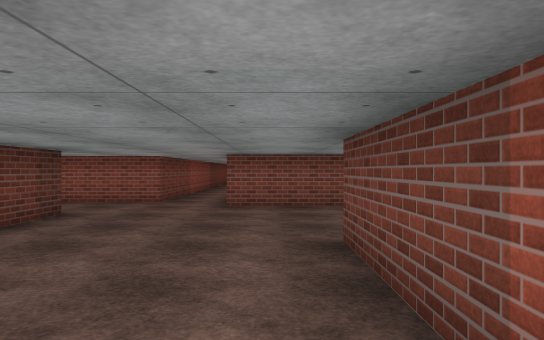
View 1 (above)

24 first-person views from a walk through a Unity game level. The camera is 1.4 m above the floor, looks level and sees 70° across. The floor is counted in squares, 2 m on a side. Each view is taken from the middle of a square. On the plan, view 1 faces up. The plan holds only what a view shows up to about 11 squares ahead; the rest is blank. The place goes on beyond the plan. The player is left out. Surface patterns are stand-ins for the level's own textures.

View 2
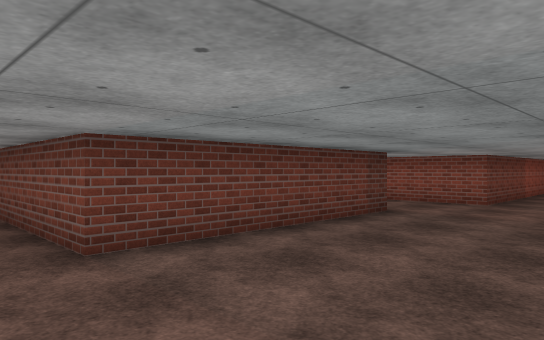

View 3
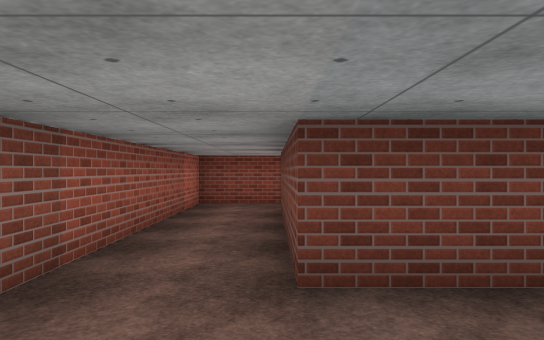

View 4
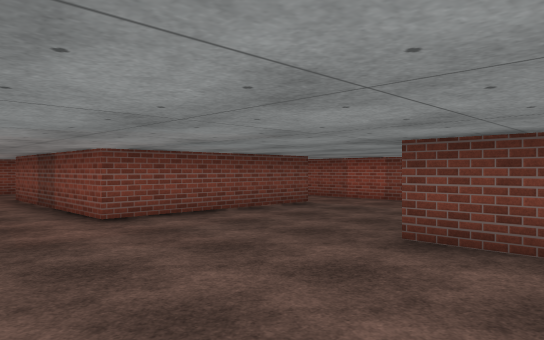

View 5
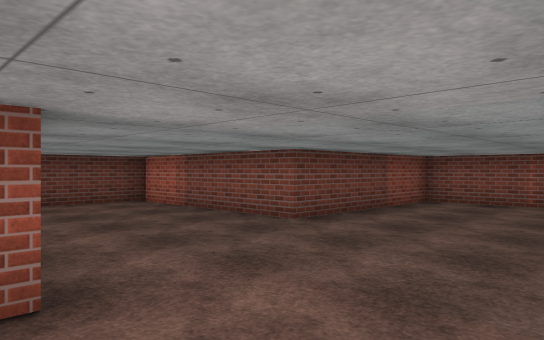

View 6
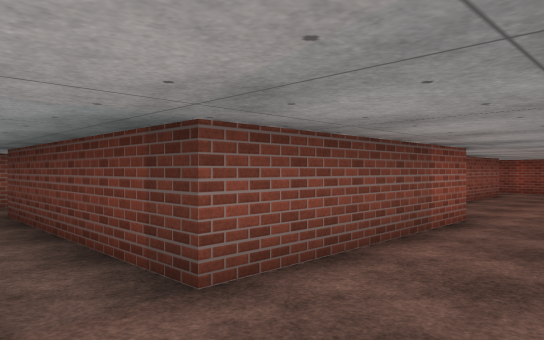

View 7
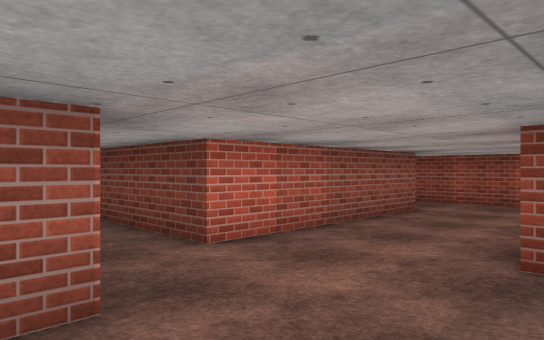

View 8
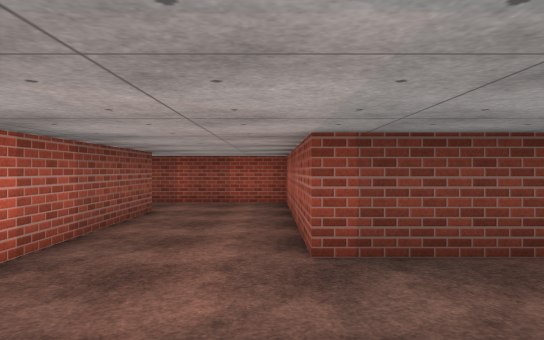

View 9
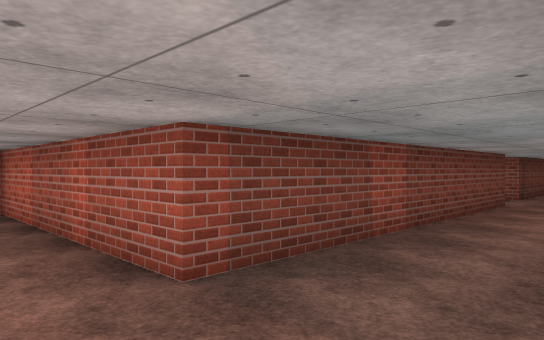

View 10
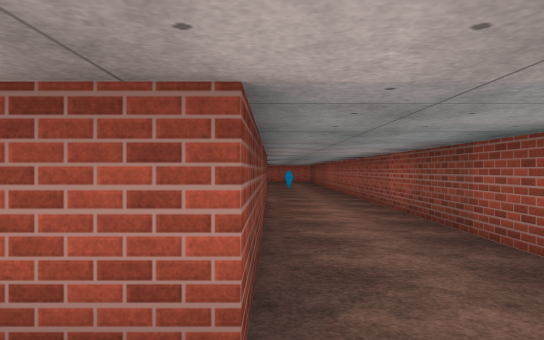

View 11
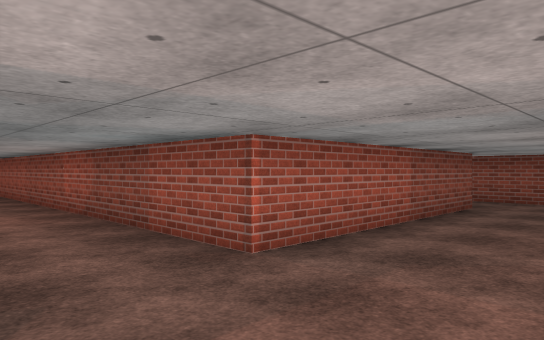

View 12
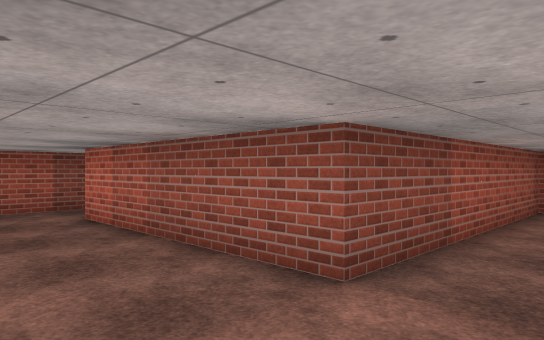

View 13
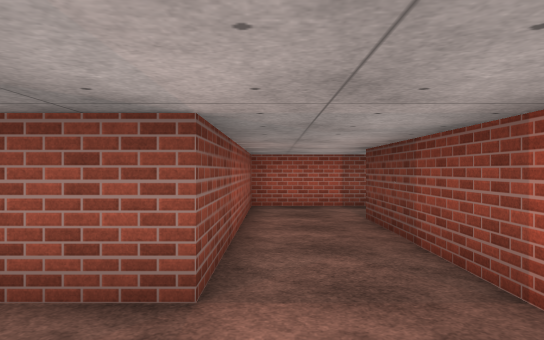

View 14
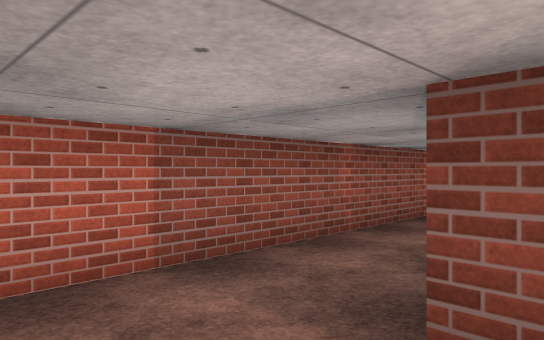

View 15
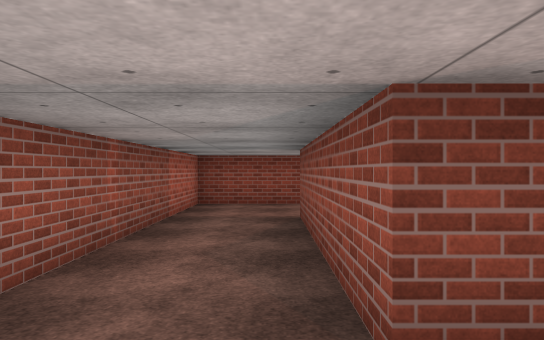

View 16
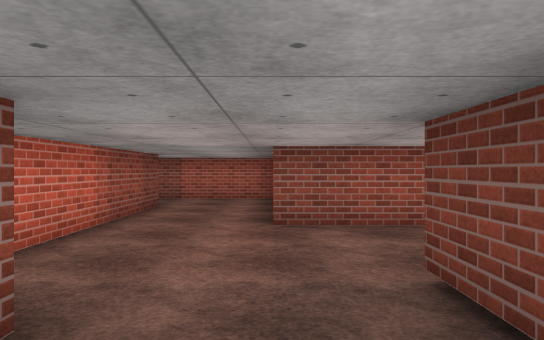

View 17
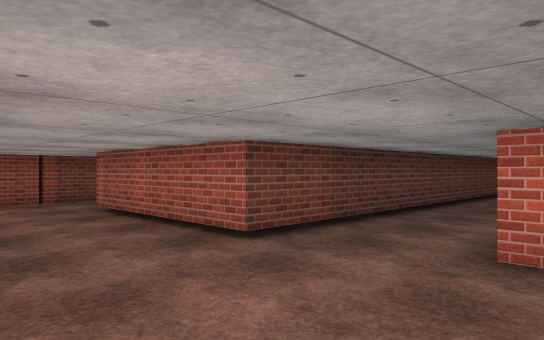

View 18
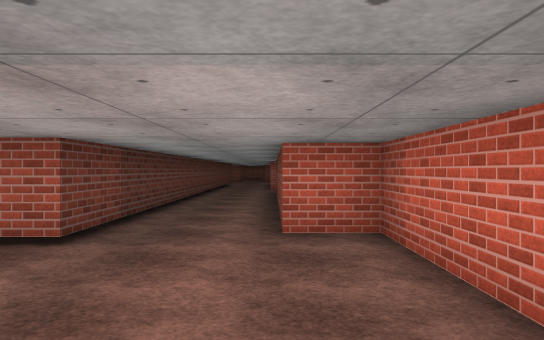

View 19
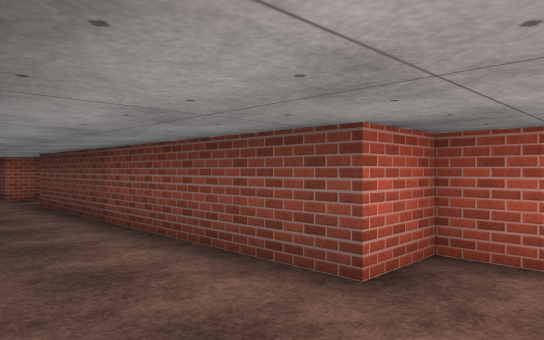

View 20
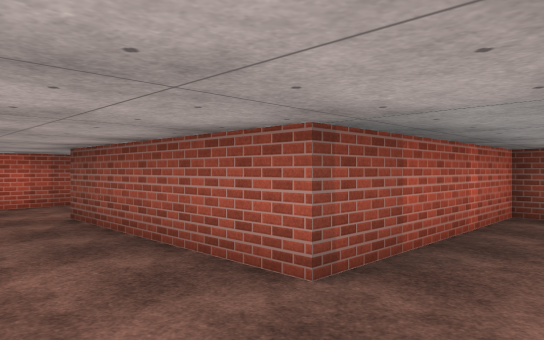

View 21
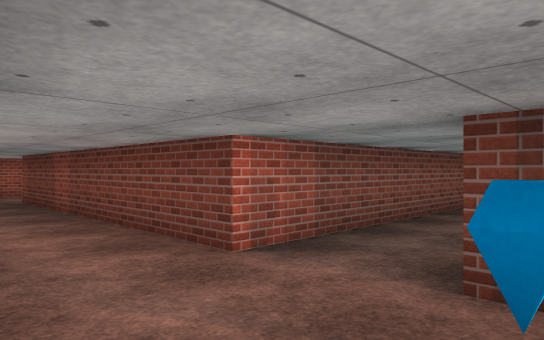

View 22
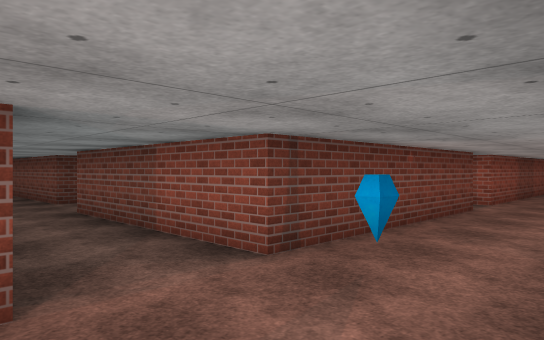

View 23
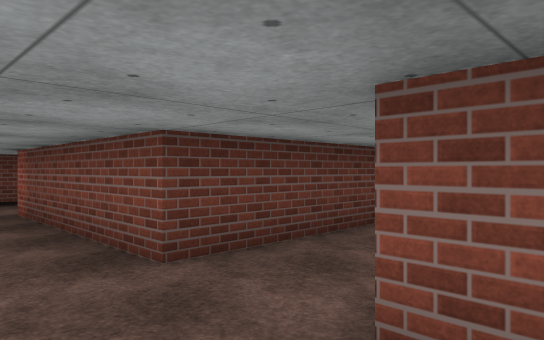

View 24
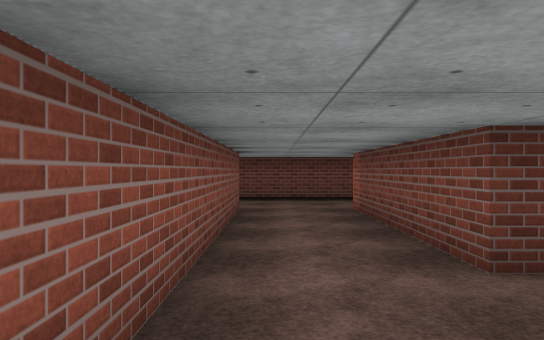

### Floor plan
Points are (right, up) in squares from view 1. A wall is a line through its corners. A room is listed if a view was taken in it or the views show most of it. See-through windows are left out.
Room 1 (views 1, 2, 3, 4, 5, 6, 7, 8, 9, 10, 11, 12, 13, 14, 15, 16, 17, 18, 19, 20, 21, 22, 23, 24)
walls: (-10.1, 14.4) (-10.1, 7.3) (-15.3, 7.3) (-15.3, 1.4) (-19.8, 1.4) (-19.8, 7.3) (-20.9, 7.3) (-20.9, 14.4) (-10.1, 14.4); (-7.8, 6.1) (-3.3, 6.1) (-3.3, 1.2) (-7.6, 1.2); (-7.8, 4.4) (-7.8, 5.8); (-2.4, 13.1) (-2.4, 8.4) (-7.8, 8.4) (-7.8, 18.4); (-10.3, 21.1) (-10.3, 16.2) (-14.8, 16.2); (-16.6, 19.5) (-16.6, 16.5) (-21.1, 16.5) (-21.1, 17); (3.6, 7.3) (-0.9, 7.3) (-0.9, 12.4); (-10.3, 24.5) (-10.3, 22.4) (-10.8, 22.4); (-1.5, -0.5) (0.7, -0.5) (0.7, 3.8) (5.3, 3.8) (5.3, 9); (-23, 16.9) (-23, 6.6) (-26.9, 6.6); (-22, 2.2) (-22, -0.5) (-13.6, -0.5) (-13.6, 5) (-9.2, 5) (-9.2, -0.5) (-3.1, -0.5); (-26.9, -0.5) (-26.5, -0.5) (-26.5, 4.1) (-22, 4.1)
objects: gem (-10, 17)

Where each view was taken, in squares from view 1:
view 1: 0 up, 0 right, facing up
view 2: 0 up, 0 right, facing up-left
view 3: 1 up, 1 left, facing left
view 4: 2 up, 3 left, facing up-right
view 5: 8 up, 3 left, facing down-right
view 6: 8 up, 2 left, facing down-left
view 7: 8 up, 7 left, facing down-left
view 8: 7 up, 7 left, facing left
view 9: 6 up, 8 left, facing up-left
view 10: 6 up, 10 left, facing up
view 11: 6 up, 10 left, facing up-right
view 12: 7 up, 15 left, facing down-right
view 13: 7 up, 14 left, facing down
view 14: 2 up, 14 left, facing down-left
view 15: 1 up, 14 left, facing left
view 16: 9 up, 22 left, facing down
view 17: 4 up, 20 left, facing up-left
view 18: 3 up, 21 left, facing up
view 19: 6 up, 23 left, facing up-right
view 20: 6 up, 28 left, facing down-right
view 21: 17 up, 8 left, facing down-left
view 22: 14 up, 8 left, facing up-left
view 23: 15 up, 14 left, facing up-left
view 24: 15 up, 14 left, facing left
